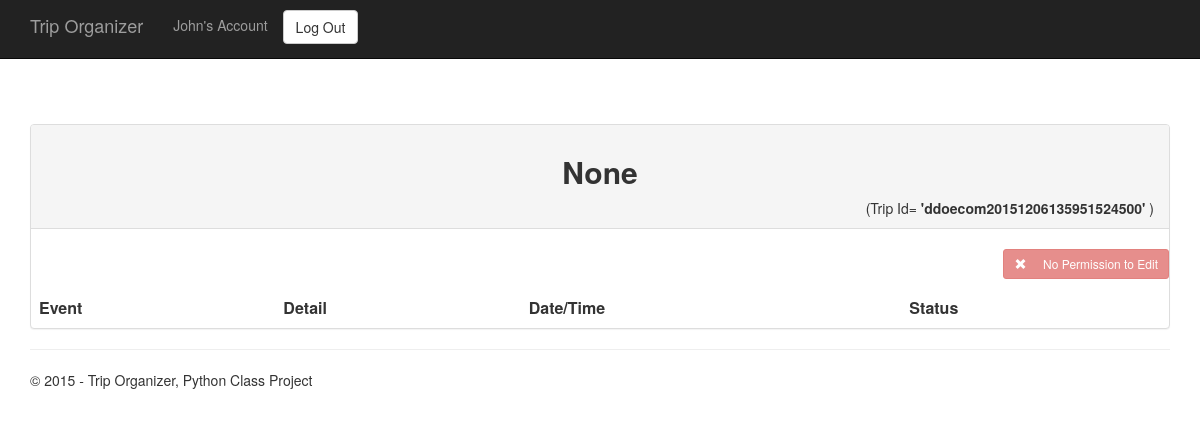
Page /trip/ddoecom20151206135951524500 (signed in) on the earlier database version.
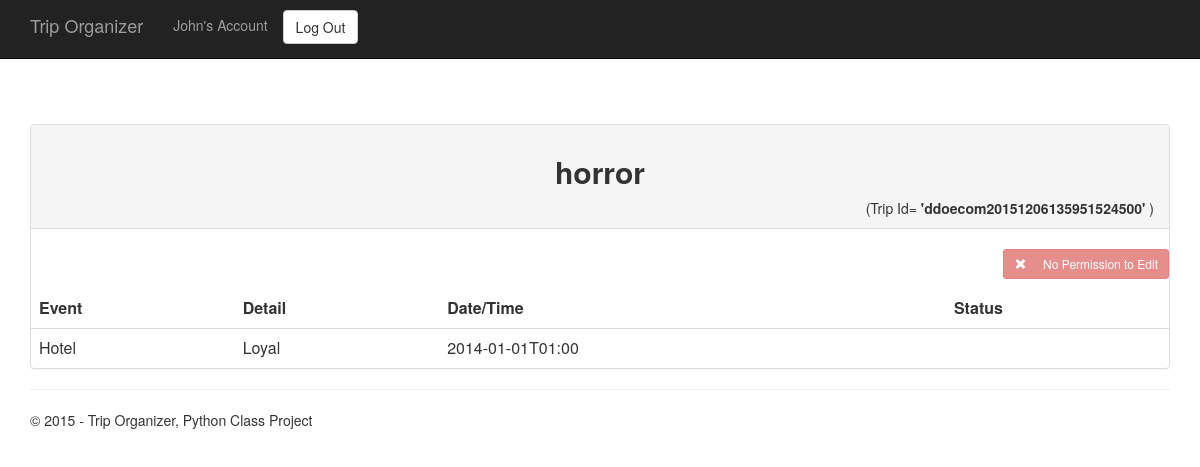
Same page on the later database version.
### tables this page shows
CREATE TABLE "trips" ("trip_id" VARCHAR UNIQUE , "trip_name" VARCHAR NOT NULL , "user_id_s" VARCHAR NOT NULL , "created_time" DATETIME DEFAULT CURRENT_TIMESTAMP, "start_datetime" DATETIME DEFAULT null, "end_datetime" DATETIME DEFAULT null);

CREATE TABLE "Hotel" ("travel_id" VARCHAR NOT NULL , "datetime" DATETIME NOT NULL , "hotel_info" VARCHAR NOT NULL , "title" VARCHAR NOT NULL  DEFAULT Hotel);

### Travel/views.py (the view, shortened to what this page needs)
@app.route('/trip/<trip_id>', methods=['GET', 'POST'])
@login_required
def trip(trip_id):
    if request.method == 'GET': # ------------------------------------------------------------------------------------------------ Get
        output = get_trip_events_in_table(trip_id)
        output = Markup(output)
        admin_user_of_this_trip = repo.get_admin_user_id(trip_id)
        print("check check check check check check check check check check check check check check check check")
        admin_button = get_admin_button(trip_id, admin_user_of_this_trip)       # admin_button = Markup(admin_button),
        return render_template(
        'trip.html',
        title='Home Page',
        user_name = app_user.get_fname(),
        trip_id = trip_id,
        trip_name = repo.get_trip_name(trip_id),
        admin_button = Markup(admin_button),
        sorted_result = output,
        year=datetime.now().year,
        )

### Travel/models/Repository.py (called while the page is built)
    def get_admin_user_id(self, trip_id):
        try:
            with self.__conn:
                cursor = self.__conn.cursor()
                exe = cursor.execute("select user_id_s from trips where trip_id = ?", (trip_id,))
                first_line = exe.fetchone()
                user_id = None
                if first_line and first_line[0]:
                    user_id = first_line[0]
                print("=========*********user_id start ***********============")
                print(user_id)
                print("=========*********user_id  end  ***********============")
                return user_id
        except Exception as e:
            print("Error Occured in Repository.get_admin_user_id" + str(e) )
            raise
        pass

### Travel/models/User.py (called while the page is built)
    def get_email(self):
        return str(self.email)

    def get_fname(self):
        return str(self.fname)

### Travel/views.py (called while the page is built)
def login_required(f):
    @wraps(f)
    def decorated_function(*args, **kwargs):
        if 'session_user' in session:
            return f(*args, **kwargs)
        else:
            flash("A login is required to see the page!")
            return redirect(url_for('login', next=request.path))
    return decorated_function

### Travel/templates/trip.html (shortened to what this page needs)
﻿{% extends "layout.html" %}
{% block content %}
{% include 'travelDetails.html' %}
{% endblock %}

### Travel/templates/travelDetails.html
﻿<div class="panel panel-default">
    <div class="panel-heading text-center"> <h2><b>{{trip_name}}</b></h2>  <span class="pull-right">(Trip Id= <b>'{{trip_id}}'</b> )</span><br /></div>
    <br/>
    {{admin_button}}
    <br /><br />
    <table class="table table-hover">
        <tr>
            <th>Event</th>
            <th>Detail</th>
            <th>Date/Time</th>
            <th>Status</th>
        </tr>
        {{sorted_result}}
    </table>
</div>

Differences in the rows shown:
added trips: trip_name "horror"
added Hotel: hotel_info "Hotel Loyal 2014-01-01T01:00"
Other differences:
{{ trip_name }}: "None" → (not shown)
